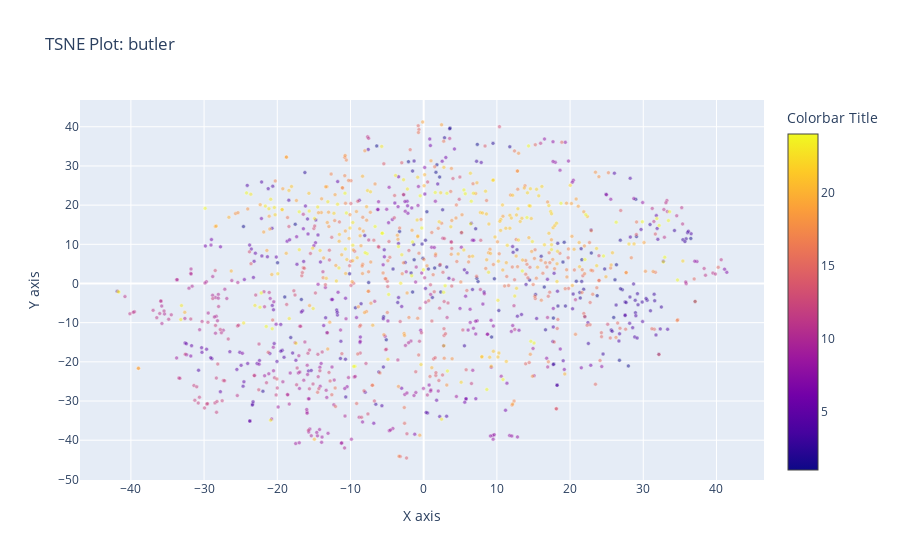
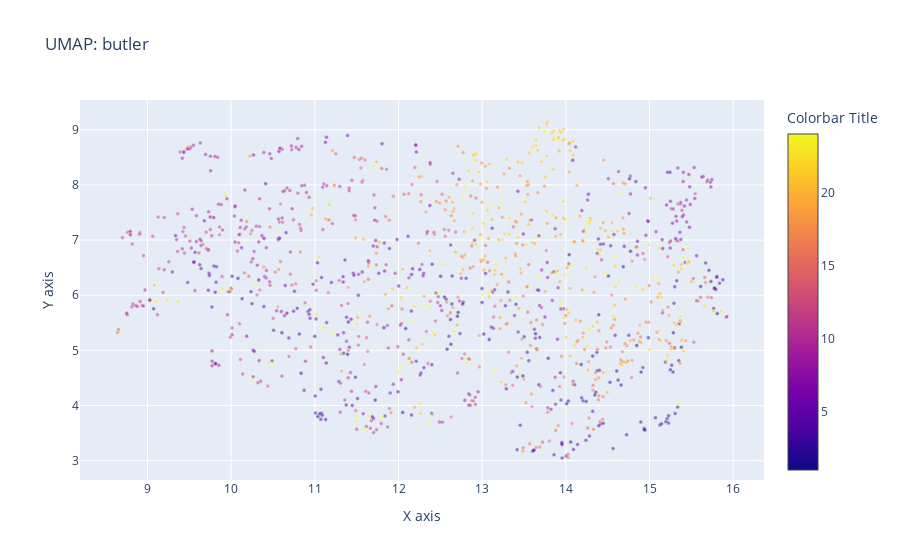

These figures' notebook cell, in order:
### Code cell
title='butler'

tsne_plot(df_processed[title],title=title)
heatmap_plot(df_processed[title],title=title)
umap_plot(df_processed[title],title=title)

### Figure 1 — Plotly figure (JSON) as saved in the notebook; plotly's stock layout.template omitted (floating-point values rounded to 4 significant figures; data arrays with more than 128 entries replaced by an {"elided": "..."} marker saying what was removed)
{"data": [{"hoverinfo": "text", "marker": {"color": {"elided": "1193 int values"}, "colorbar": {"title": {"text": "Colorbar Title"}}, "line": {"color": "white", "width": 0.5}, "opacity": 0.5, "size": 4}, "mode": "markers", "text": {"elided": "1193 int values"}, "type": "scatter", "x": {"elided": "1193 float values"}, "y": {"elided": "1193 float values"}}], "layout": {"autosize": true, "hovermode": "closest", "title": {"text": "TSNE Plot: butler"}, "xaxis": {"autorange": true, "range": [-47.07, 46.62], "title": {"text": "X axis"}, "type": "linear"}, "yaxis": {"autorange": true, "range": [-51.14, 47.81], "title": {"text": "Y axis"}, "type": "linear"}}}

### Figure 2 — Plotly figure (JSON) as saved in the notebook; plotly's stock layout.template omitted (floating-point values rounded to 4 significant figures; data arrays with more than 128 entries replaced by an {"elided": "..."} marker saying what was removed)
{"data": [{"hoverinfo": "text", "marker": {"color": {"elided": "1193 int values"}, "colorbar": {"title": {"text": "Colorbar Title"}}, "line": {"color": "white", "width": 0.5}, "opacity": 0.5, "size": 4}, "mode": "markers", "text": {"elided": "1193 int values"}, "type": "scatter", "x": {"elided": "1193 float values"}, "y": {"elided": "1193 float values"}}], "layout": {"autosize": true, "hovermode": "closest", "title": {"text": "UMAP: butler"}, "xaxis": {"autorange": true, "range": [8.183, 16.38], "title": {"text": "X axis"}, "type": "linear"}, "yaxis": {"autorange": true, "range": [2.579, 9.612], "title": {"text": "Y axis"}, "type": "linear"}}}
